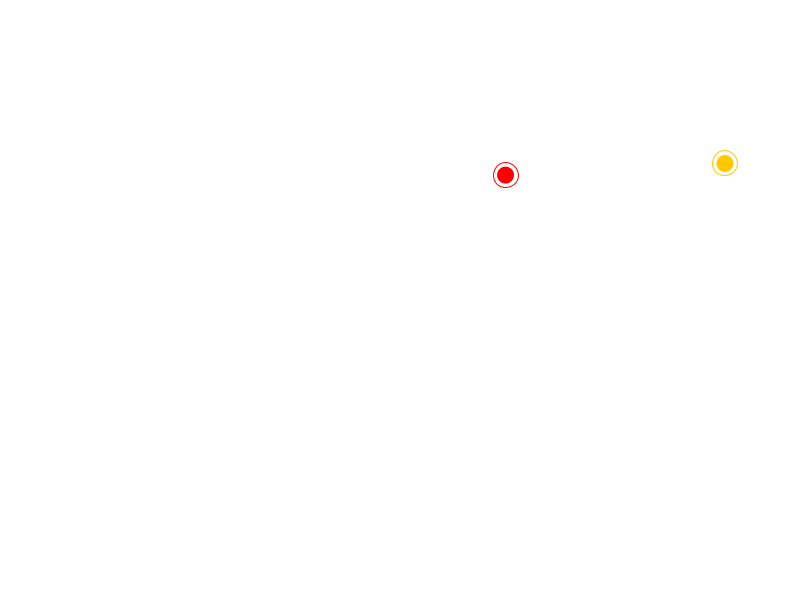
Frame 1 (no input)
Frame 60 (the mouse pressed at the canvas centre just before this capture): identical to frame 1, image omitted
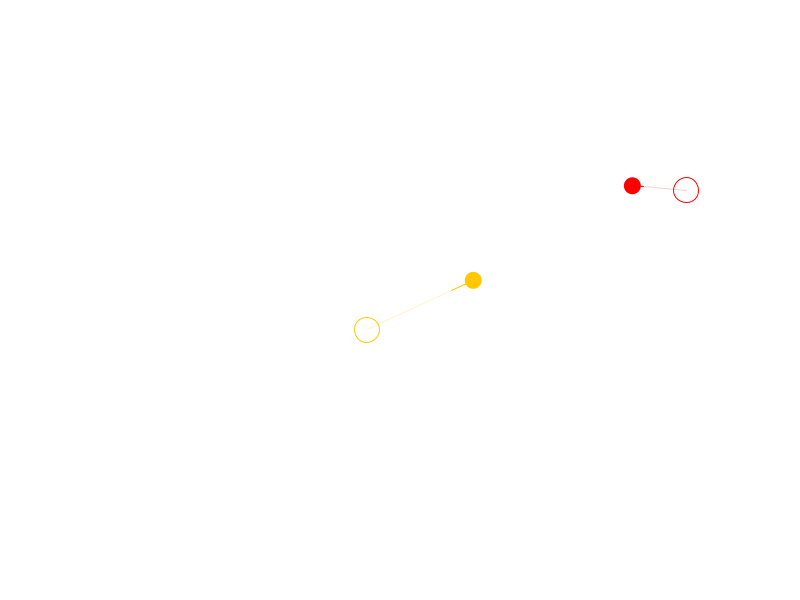
Frame 120 (the mouse held since frame 60 and released just before this capture)

The Processing sketch that drew these frames (run headless with seeded random() and noise(); from frame 60 on, the mouse is pressed at the canvas centre):

// Processing sketch: exemple_interpolation_3_classe
// ── exemple_interpolation_3_classe.pde
Dot john, james;

void setup() {
  size(800, 600);
  smooth();
  
  john = new Dot(color(255,0,0));
  james = new Dot(color(255,200,0));

}

void mousePressed() {
  keyPressed();
}

void keyPressed() {
  john.dest.set(random(width),random(height),0);
  james.dest.set(random(width),random(height),0);
}

void draw() {
  background(255);
  john.bouge();
  james.bouge();

  john.affiche();
  james.affiche();
}


// ── Dot.pde
class Dot {
  PVector pos, dest, v;
  color col;

  Dot(color c) {
    col = c;
    float m = 40;
    pos = new PVector(random(m, width-m), random(m, height-m));
    dest = pos.get();
  }

  void affiche() {
    stroke(col, 50);
    line(pos.x, pos.y, dest.x, dest.y);

    stroke(col);
    v.mult(10);
    line(pos.x, pos.y, pos.x + v.x, pos.y + v.y);

    //pos
    noStroke();
    fill(col);
    ellipse(pos.x, pos.y, 17, 17);

    //dest
    noFill();
    stroke(col);
    ellipse(dest.x, dest.y, 25, 25);
  }

  void bouge() {
    v = PVector.sub(dest, pos);
    v.mult(0.02);
    pos.add(v);
  }
}
